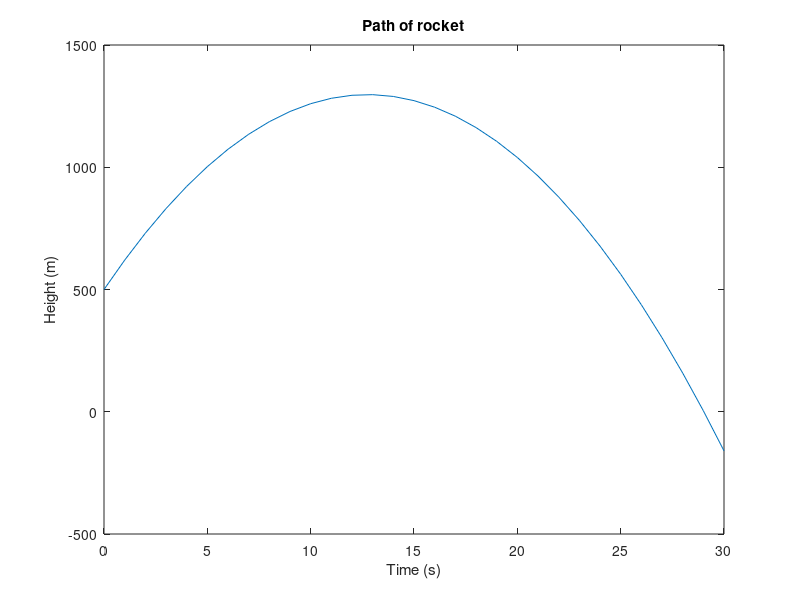

Source code (MATLAB):
%HW6_JJ
%Problem 3
x=(0:(pi/10):2*pi);
y=sin(x);
table=[x;y];
disp('x vs sin(x) Table');
disp('x         sin(x)');
disp('________________');
fprintf('%1.2f \t %1.2f\n',table)

clear all
clear clc
disp('Press enter to see Problem 4.')
pause

%Problem 4
t=(0:30);
h=(-(9.8/2).*t.^2)+(125.*t)+500;
plot(t,h);
title('Path of rocket')
xlabel('Time (s)');
ylabel('Height (m)')
[time,height]=ginput(1);
disp(['Max height:' num2str(height)]);
[time1,height1]=ginput(1);
disp(['Time when rocket hits ground:' num2str(time1)]);